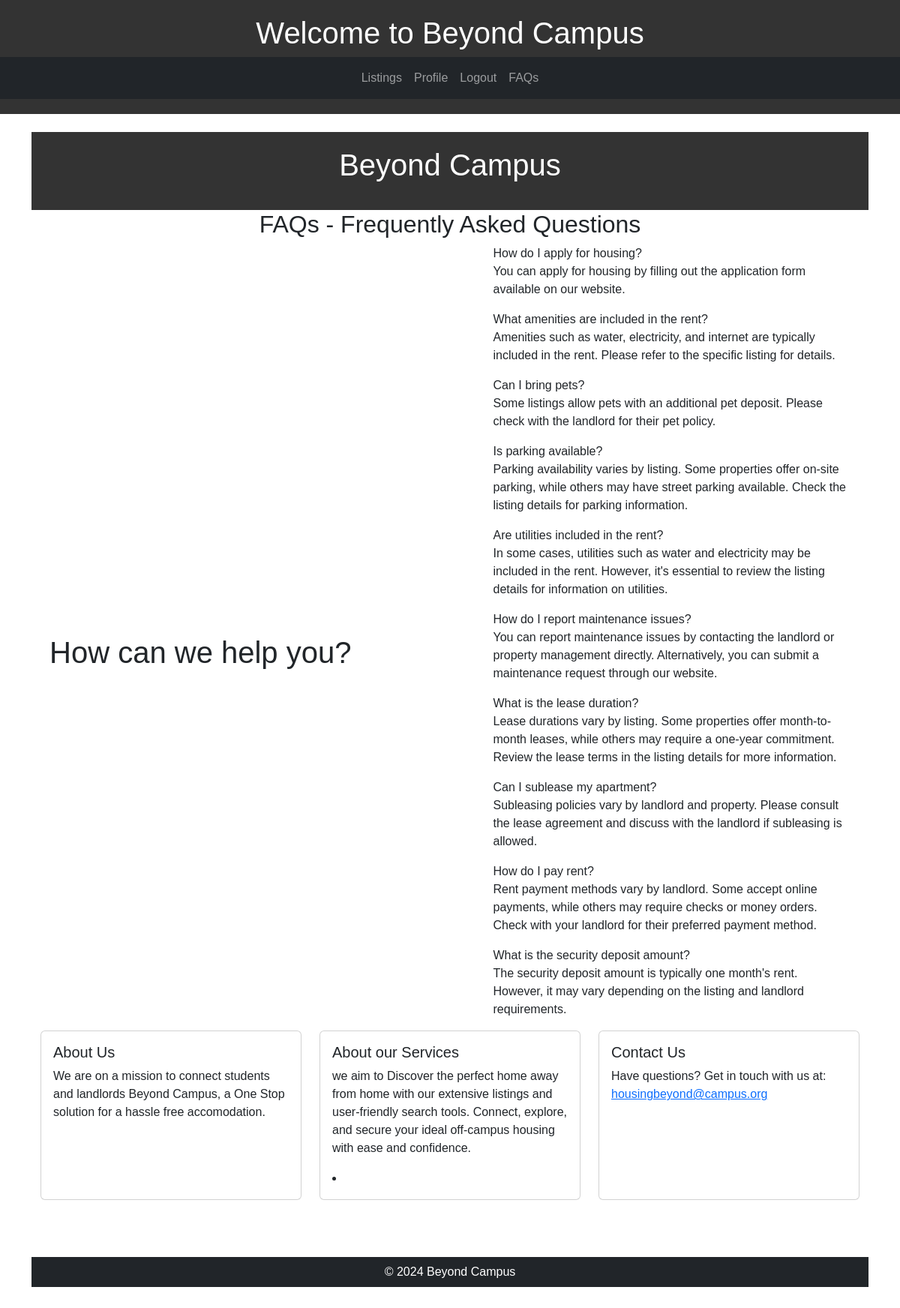
Page /faqs/ (signed in) on the committed database.
### beyondCampus/models.py (models this page shows, shortened)
class FAQ(models.Model):
    question = models.CharField(max_length=255)
    answer = models.TextField()

### beyondCampus/views.py (the view)
# urls.py: path('faqs/', views.faq_view, name='faqs'),
def faq_view(request):
    faqs = FAQ.objects.all()
    return render(request, 'FAQ.html', {'faqs': faqs})

### beyondCampus/templates/FAQ.html (shortened to what this page needs)
{% extends "base.html" %}
{% block content %}
<body>
<header>
  <h1 class="mb-3">Beyond Campus</h1>
</header>
<main class="container-fluid">
  <h2 class="row justify-content-center"> FAQs - Frequently Asked Questions</h2>
  <div class="container">
    <div class="row gy-5 gy-lg-0 align-items-lg-center">
      <div class="col-12 col-lg-6">
        <h1 class="mt-5">How can we help you?</h1>
      </div>
      <div class="col-12 col-lg-6">
        <div class="row justify-content-xl-end">
          <div class="col-12 col-xl-11">
            {% for faq in faqs %}
            <div class="faq-item">
              <div class="faq-question" onclick="toggleAnswer('answer{{ faq.id }}')">
                {{ faq.question }}
              </div>
              <div class="faq-answer" id="answer{{ faq.id }}">
                <p>{{ faq.answer }}</p>
              </div>
            </div>
            {% endfor %}
          </div>
        </div>
      </div>
    </div>
  </div>
  <div class="row">
    <div class="col-12 col-md-4 mb-3">
      <div class="card h-100" onclick="toggleCard('aboutInfo')">
        <div class="card-body">
          <h5 class="card-title">About Us</h5>
          <div id="aboutInfo" class="card-info">
            <p>We are on a mission to connect students and landlords Beyond Campus, a One Stop solution for a hassle free accomodation.</p>
          </div>
        </div>
      </div>
    </div>
    <div class="col-12 col-md-4 mb-3">
      <div class="card h-100" onclick="toggleCard('servicesInfo')">
        <div class="card-body">
          <h5 class="card-title">About our Services</h5>
          <div id="servicesInfo" class="card-info">
            <p>we aim to Discover the perfect home away from home with our extensive listings and user-friendly search tools. Connect, explore, and secure your ideal off-campus housing with ease and confidence.</p>
              <li></li>
          </div>
        </div>
      </div>
    </div>
    <div class="col-12 col-md-4 mb-3">
      <div class="card h-100" onclick="toggleCard('contactInfo')">
        <div class="card-body">
          <h5 class="card-title">Contact Us</h5>
          <div id="contactInfo" class="card-info">
            <p>Have questions? Get in touch with us at:
               <a href="mailto:housingbeyond@campus.org">housingbeyond@campus.org</a>
            </p>
          </div>
        </div>
      </div>
    </div>
  </div>
</body>
{% endblock %}

### beyondCampus/templates/base.html (style rules this page uses)
body { font-family: Arial, sans-serif; display: flex; flex-direction: column; min-height: 100vh; }
header { background-color: #333; color: #fff; padding: 20px 0; text-align: center; }
main { flex: 1; padding-bottom: 60px; }

### rows in the picture
FAQ: question "How do I apply for housing?", answer "You can apply for housing by filling out the application form available on our website."
FAQ: question "What amenities are included in the rent?", answer "Amenities such as water, electricity, and internet are typically included in the rent. Please refer to the specific listing for details."
FAQ: question "Can I bring pets?", answer "Some listings allow pets with an additional pet deposit. Please check with the landlord for their pet policy."
FAQ: question "Is parking available?", answer "Parking availability varies by listing. Some properties offer on-site parking, while others may have street parking available. Check the listing details for parking information."
FAQ: question "Are utilities included in the rent?", answer "In some cases, utilities such as water and electricity may be included in the rent. However, it's essential to review the listing details for information on utilities."
FAQ: question "How do I report maintenance issues?", answer "You can report maintenance issues by contacting the landlord or property management directly. Alternatively, you can submit a maintenance request through our website."
FAQ: question "What is the lease duration?", answer "Lease durations vary by listing. Some properties offer month-to-month leases, while others may require a one-year commitment. Review the lease terms in the listing details for more information."
FAQ: question "Can I sublease my apartment?", answer "Subleasing policies vary by landlord and property. Please consult the lease agreement and discuss with the landlord if subleasing is allowed."
FAQ: question "How do I pay rent?", answer "Rent payment methods vary by landlord. Some accept online payments, while others may require checks or money orders. Check with your landlord for their preferred payment method."
FAQ: question "What is the security deposit amount?", answer "The security deposit amount is typically one month's rent. However, it may vary depending on the listing and landlord requirements."
